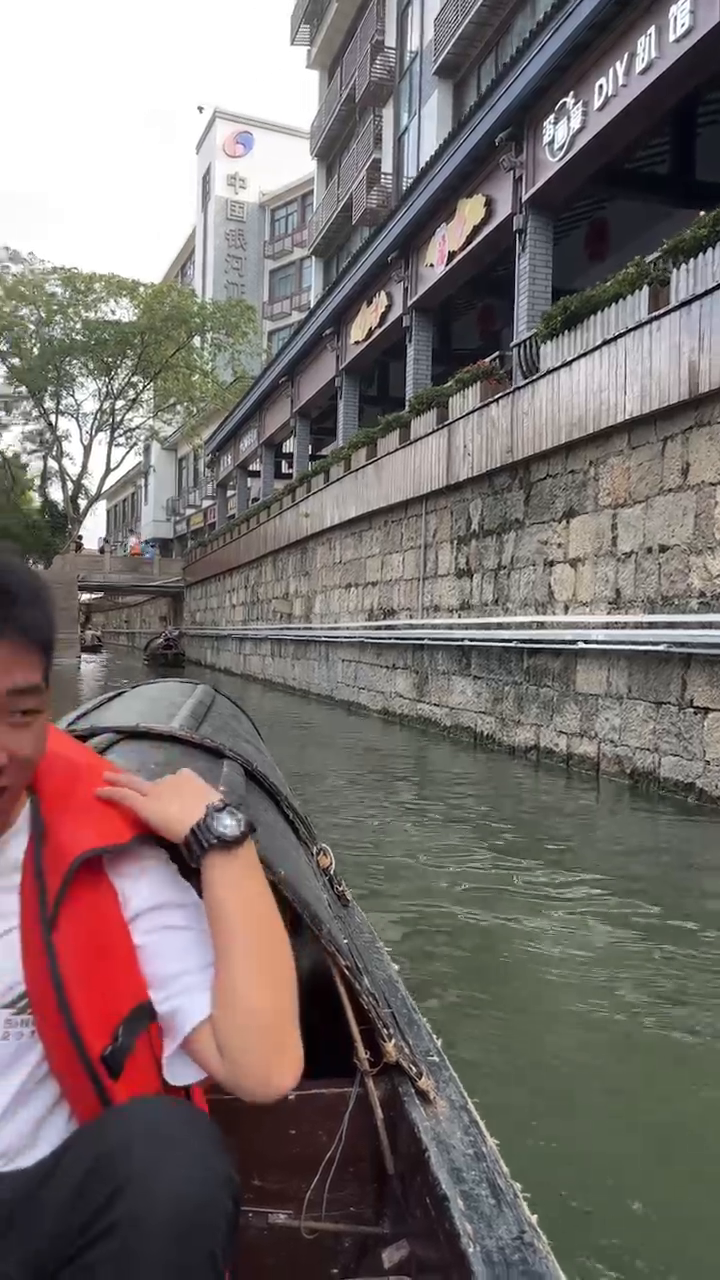
#> input picture frame 21 of pythonProject1/opencv/media/video.mp4, 720 x 1280 px
$ jupyter execute Day1.ipynb
#> lines starting #> are read from the running program, lines starting #| are printed output that depends on the picture
* cv2.VideoCapture可以捕获摄像头，用数字来控制不同设备，例如1、0
* 如果是视频文件，直接指定好路径

[cell 1]
import cv2
vc = cv2.VideoCapture('../media/video.mp4')
# 检查是否打开正确
if vc.isOpened():
    isopen, Frame = vc.read()
#> Frame is the input picture: shape (1280, 720, 3); mean B, G, R 109.2, 111.4, 120.4
else:
    isopen = False

[cell 2]
while isopen:
    ret, Frame = vc.read()
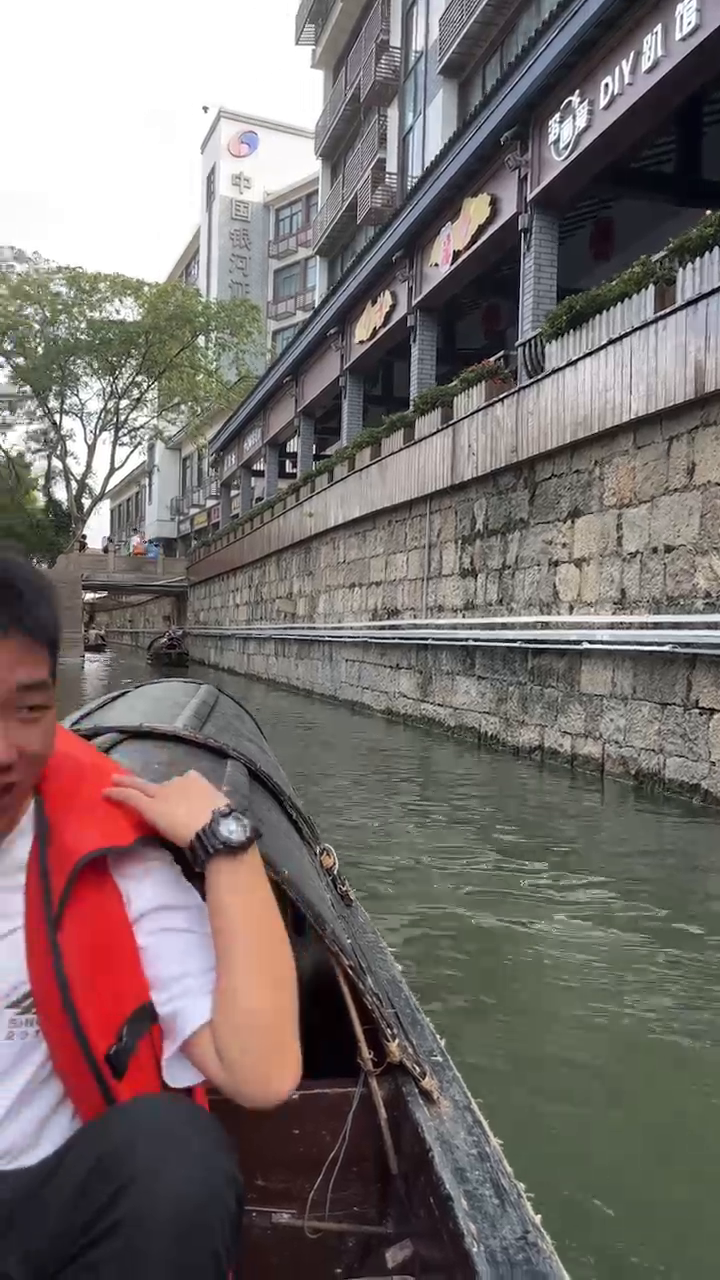
#> input picture frame 22 of pythonProject1/opencv/media/video.mp4, 720 x 1280 px
#> Frame is the input picture: shape (1280, 720, 3); mean B, G, R 109.1, 111.4, 120.2
    if Frame is None:
        break
    if ret:
        gray = cv2.cvtColor(Frame, cv2.COLOR_BGR2GRAY)
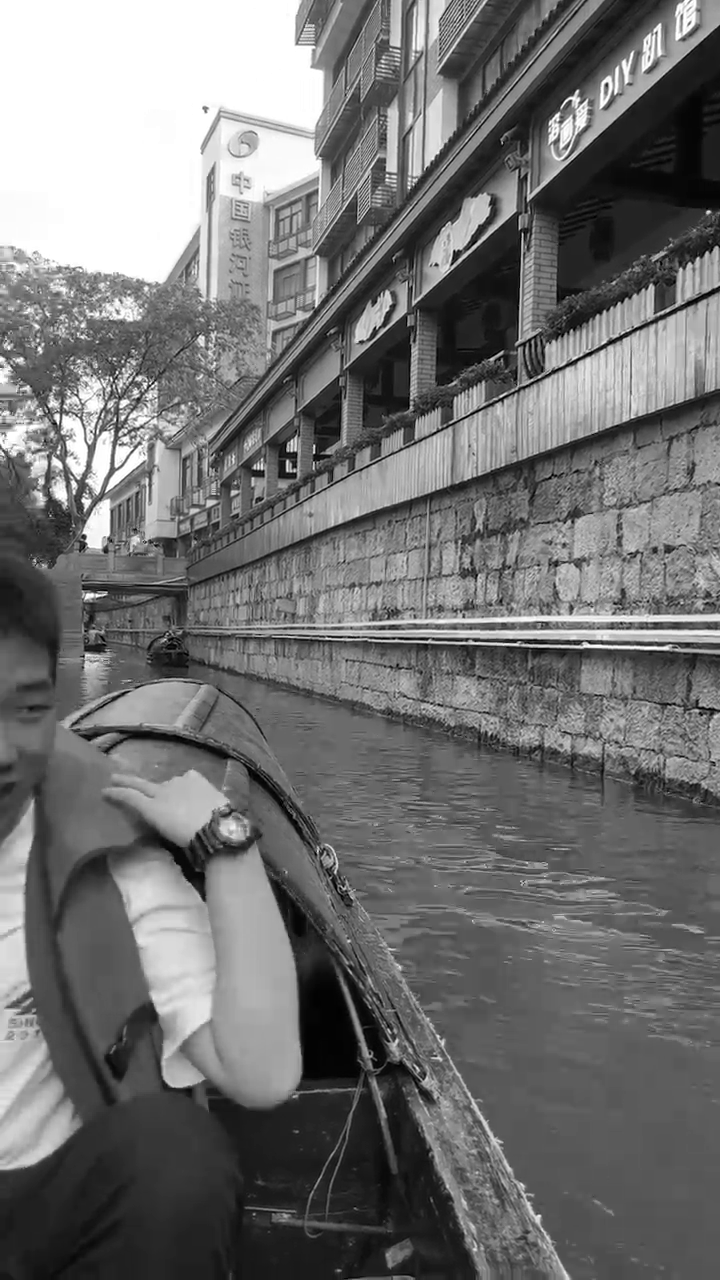
#> gray: shape (1280, 720); min 0, max 255, mean 113.7
        cv2.imshow('frame', gray)
        if cv2.waitKey(10) & 0xFF == 27:
#> (key Esc is pressed here)
            break
vc.release()
cv2.destroyAllWindows()

$ run again, starting later in the video
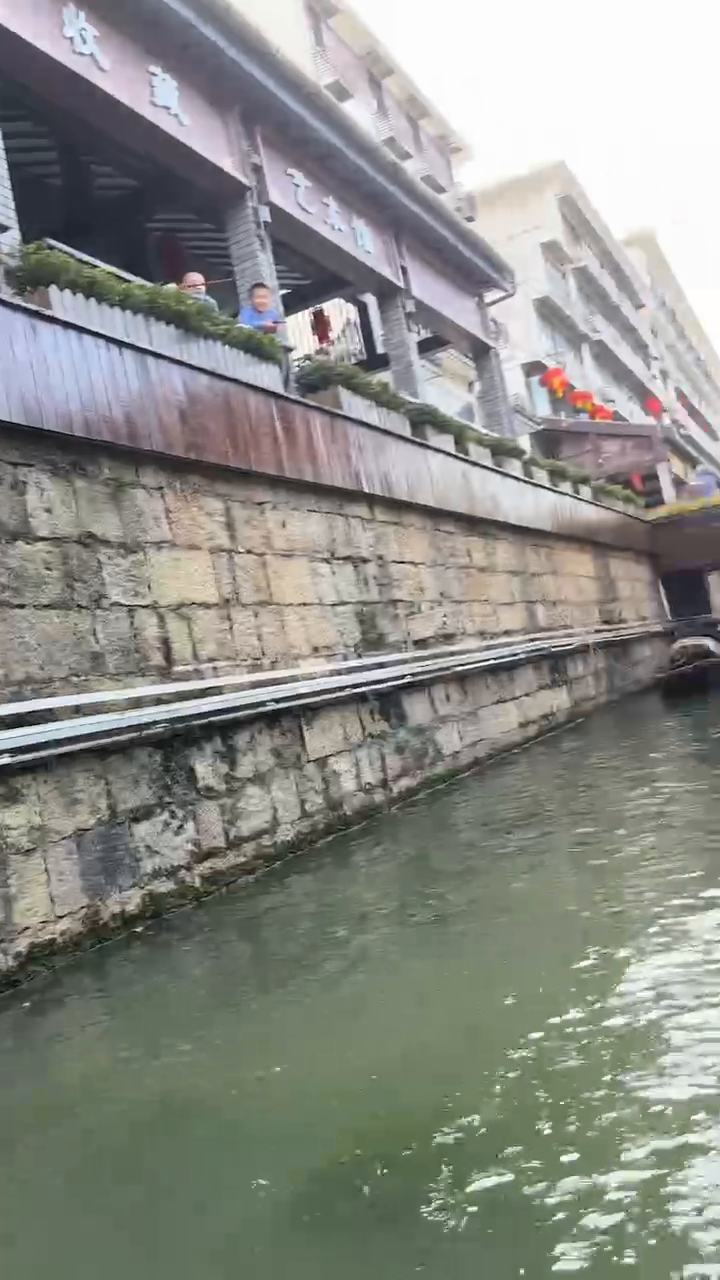
#> input picture frame 94 of pythonProject1/opencv/media/video.mp4, 720 x 1280 px
#> Frame is the input picture: shape (1280, 720, 3); mean B, G, R 135.4, 141.4, 139.6
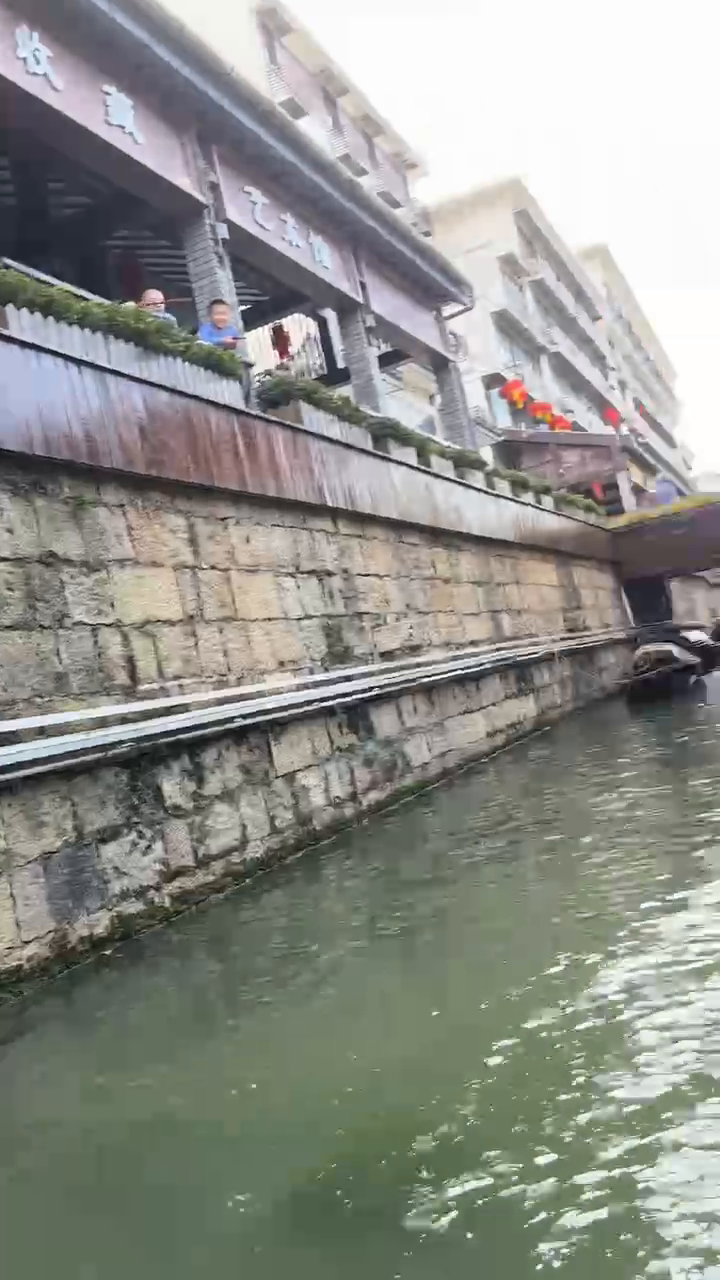
#> input picture frame 95 of pythonProject1/opencv/media/video.mp4, 720 x 1280 px
#> Frame is the input picture: shape (1280, 720, 3); mean B, G, R 139.1, 145.2, 143.4
#> `gray = cv2.cvtColor(Frame, cv2.COLOR_BGR2GRAY)`:
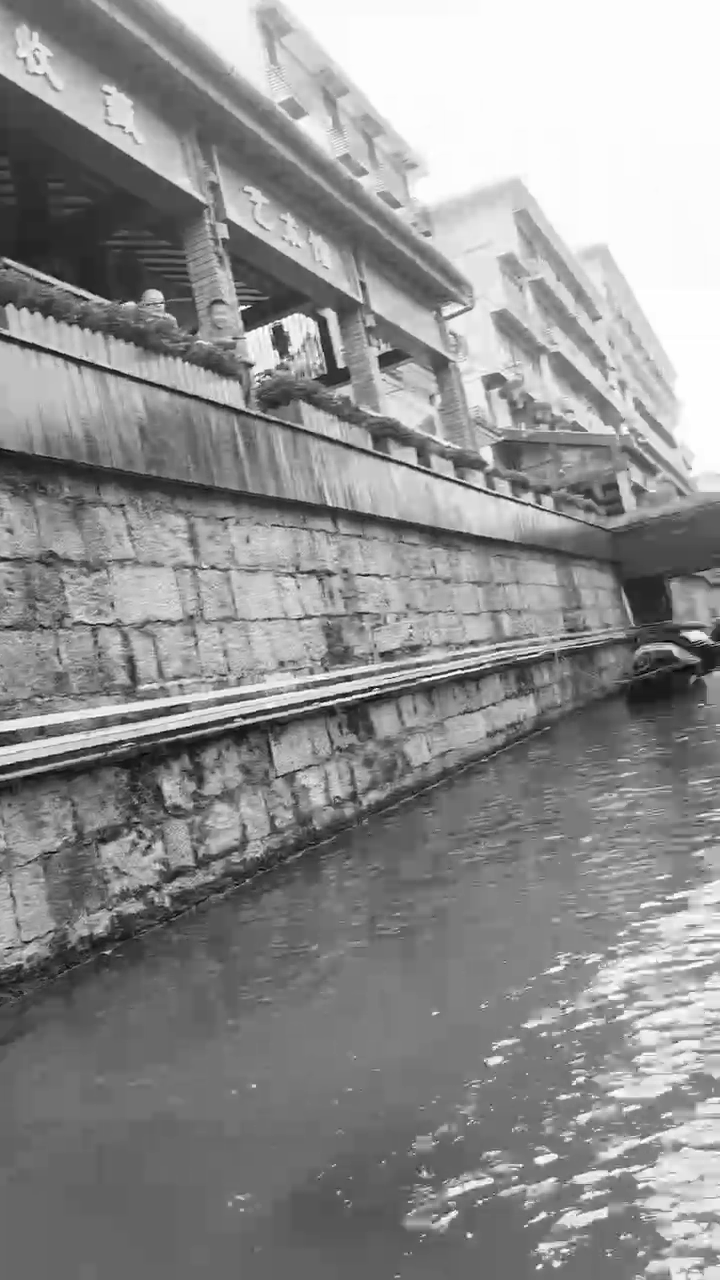
#> gray: shape (1280, 720); min 0, max 255, mean 144

$ run again, starting later in the video
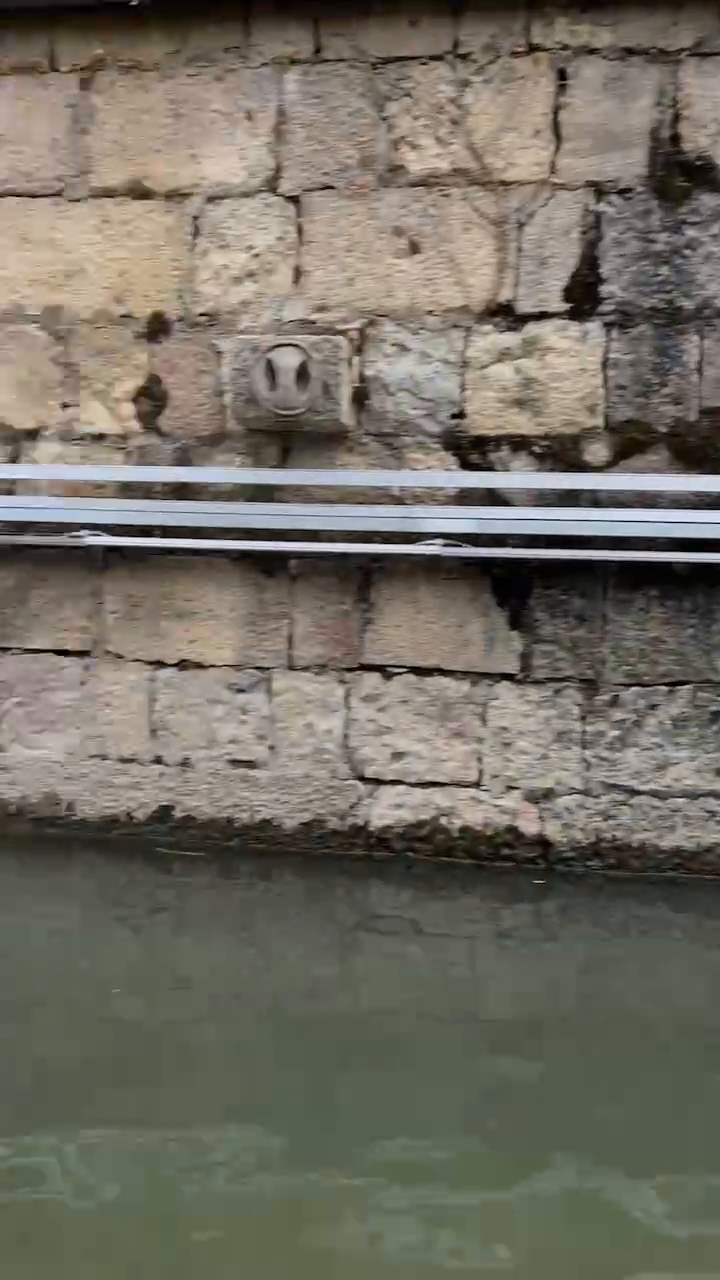
#> input picture frame 168 of pythonProject1/opencv/media/video.mp4, 720 x 1280 px
#> Frame is the input picture: shape (1280, 720, 3); mean B, G, R 99, 109.9, 114.1
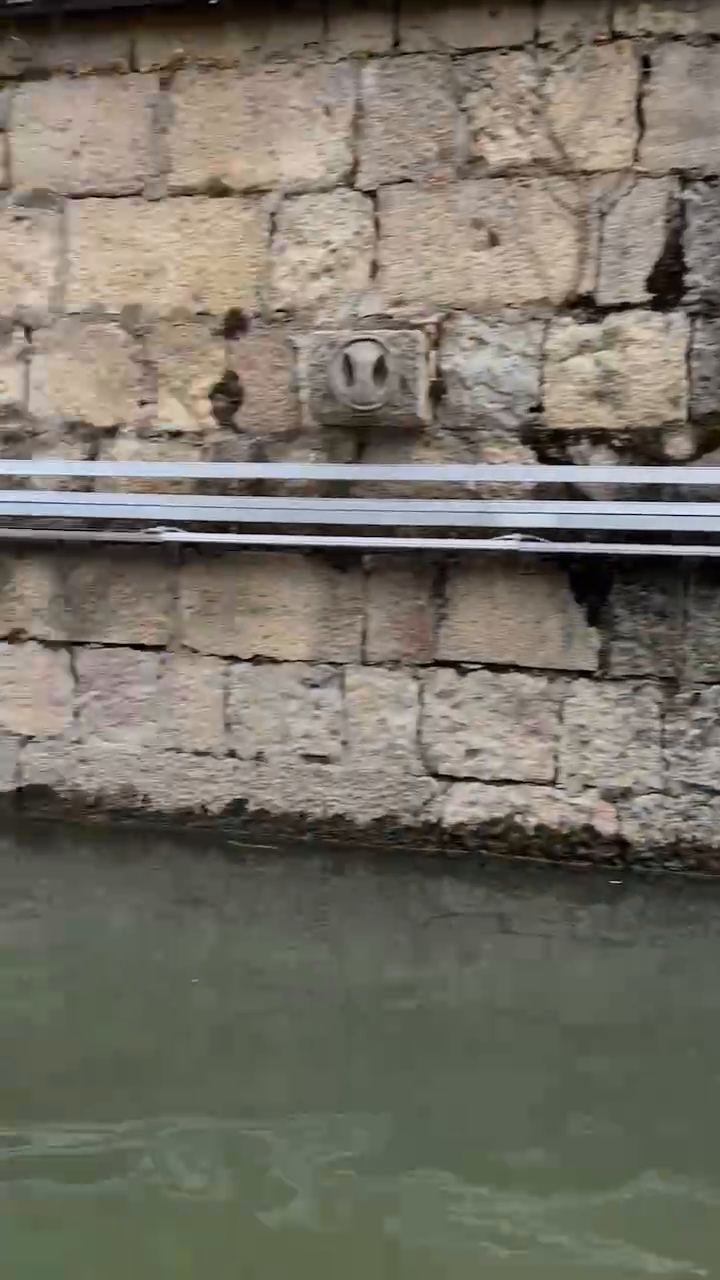
#> input picture frame 169 of pythonProject1/opencv/media/video.mp4, 720 x 1280 px
#> Frame is the input picture: shape (1280, 720, 3); mean B, G, R 102.7, 114, 118.5
#> `gray = cv2.cvtColor(Frame, cv2.COLOR_BGR2GRAY)`:
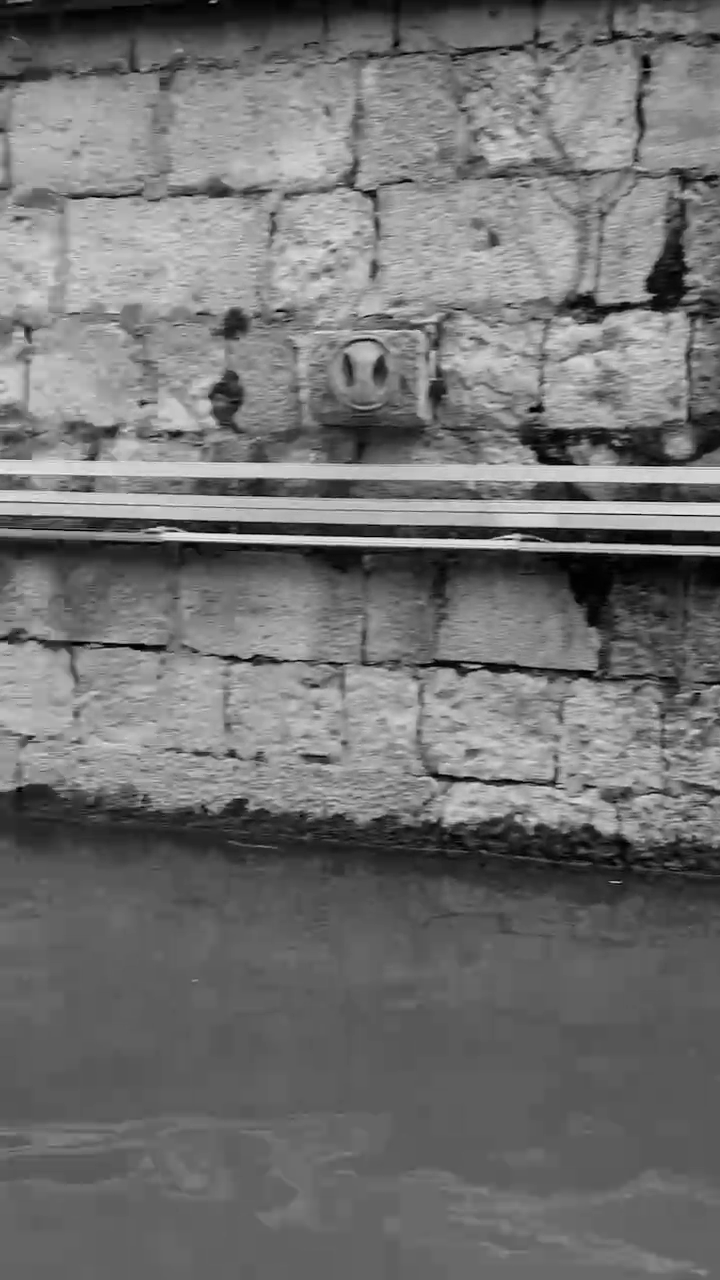
#> gray: shape (1280, 720); min 0, max 241, mean 114
